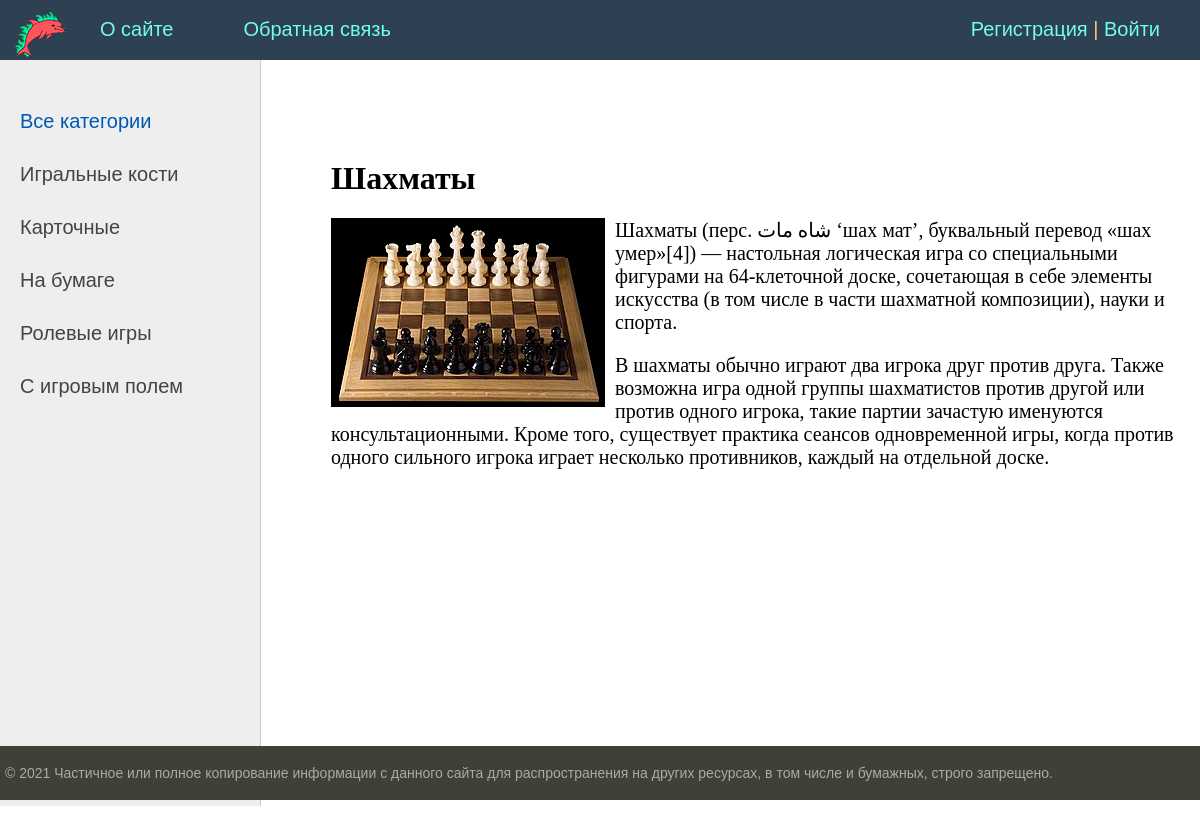
The page /post/shahmaty/ on the database its author committed.
### games/models.py (models this page shows, shortened)
class Category(models.Model):
    name = models.CharField(max_length = 100, db_index = True, verbose_name = 'Название категории')
    slug = models.SlugField(max_length = 255, unique = True, db_index = True, verbose_name = "URL")
    def get_absolute_url(self):
        return reverse('category', kwargs = {'cat_slug': self.slug})
    class Meta:
        verbose_name = 'Категория'
        verbose_name_plural = 'Категории'
        ordering = ['id']

class Games(models.Model):
    title = models.CharField(max_length = 255, verbose_name = 'Название игры')
    slug = models.SlugField(max_length = 255, unique = True, db_index = True, verbose_name = "URL")
    content = models.TextField(blank = True, verbose_name = 'Текст статьи')
    photo = models.ImageField(upload_to = "photos/%Y/%m/%d/", verbose_name = 'Фото')
    time_create = models.DateTimeField(auto_now_add = True, verbose_name = 'Время создания')
    time_update = models.DateTimeField(auto_now = True, verbose_name = 'Время обновления')
    is_published = models.BooleanField(default = True, verbose_name = 'Публикация')
    cat = models.ForeignKey('Category', on_delete = models.PROTECT, verbose_name = 'Категория')
    def __str__(self):
        return self.title
    class Meta:
        verbose_name = 'Настольные игры'
        verbose_name_plural = 'Настольные игры'
        ordering = ['id']

### games/views.py (the view)
# urls.py: path('post/<slug:post_slug>/', ShowPost.as_view(), name='post'),
class ShowPost(DataMixin, DetailView):
    model = Games
    template_name = 'games/post.html'
    slug_url_kwarg = 'post_slug'
    context_object_name = 'post'
    def get_context_data(self, *, object_list=None, **kwargs):
        context = super().get_context_data(**kwargs)
        c_def = self.get_user_context(title = context['post'])
        return dict(list(context.items()) + list(c_def.items()))

### games/utils.py (called while the page is built)
    def get_user_context(self, **kwargs):
        context = kwargs
        cats = Category.objects.annotate(Count('games'))
        user_menu = menu.copy()
        if not self.request.user.is_authenticated:
            user_menu.pop(1)
        context['menu'] = user_menu
        context['cats'] = cats
        if 'cat_selected' not in context:
            context['cat_selected'] = 0
        return context

### games/templates/games/post.html
{% extends 'games/base.html' %}
{% block content %}
<h1>{{ post.title }}</h1>
{% if post.photo %}
<p><img class="img-article-left" src="{{ post.photo.url }}"></p>
{% endif %}
{{ post.content | linebreaks }}
{% endblock %}

### games/templates/games/base.html (shortened to what this page needs)
{% load static %}
{% load games_tags %}
<!DOCTYPE html>
<html lang="en">
<head>
    <link type="text/css" href="{% static 'games/css/styles.css' %}" rel="stylesheet"/>
</head>
<body>
<table class="table-page" border=0 cellpadding="0" cellspacing="0">
    <tr>
        <td valign=top>
            {% block mainmenu %}
                <div class="header">
                    <ul id="mainmenu" class="mainmenu">
                        <li class="logo"><a href="{% url 'home' %}">
                            <div class="logo"></div>
                        </a></li>
                        {% for m in menu %}
                            <li><a href="{% url m.url_name %}">{{ m.title }}</a></li>
                        {% endfor %}
                        {% if request.user.is_authenticated %}
                            <li class="last">{{ user.username }} | <a href="{% url 'logout' %}">Выйти</a></li>
                        {% else %}
                            <li class="last"><a href="{% url 'register' %}">Регистрация</a> | <a
                                    href="{% url 'login' %}">Войти</a></li>
                        {% endif %}
                    </ul>
                </div>
            {% endblock mainmenu %}
            <table class="table-content" border=0 cellpadding="0" cellspacing="0">
                <tr>
                    <td valign="top" class="left-chapters">
                        <ul id="leftchapters">
                            {% if cat_selected == 0 %}
                                <li class="selected">Все категории</li>
                            {% else %}
                                <li><a href="{% url 'home' %}">Все категории</a></li>
                            {% endif %}
                            {% for c in cats %}
                                {% if c.games__count > 0 %}
                                    {% if c.pk == cat_selected %}
                                        <li class="selected">{{ c.name }}</li>
                                    {% else %}
                                        <li><a href="{{ c.get_absolute_url }}">{{ c.name }}</a></li>
                                    {% endif %}
                                {% endif %}
                            {% endfor %}
                        </ul>
                    </td>
                    <td valign="top" class="content">
                        <div class="content-text">
                            {% block content %}
                            {% endblock %}
                        </div>
                    </td>
                </tr>
            </table>
        </td>
    </tr>
    <tr>
        <td valign=top>
            <div id="footer">
                <p>&copy; 2021 Частичное или полное копирование информации с данного сайта для распространения на других
                    ресурсах, в том числе и бумажных, строго запрещено.</p>
            </div>
        </td>
    </tr>
</table>
</body>
</html>

### games/static/games/css/styles.css (style rules this page uses)
html, body { font-family: 'Arial'; margin: 0; padding: 0; height: 100%; width: 100%; color: #444; }
a { color: #0059b2; text-decoration: none; }
img { max-width: 600px; height: auto; }
img.img-article-left { max-width: 300px; height: auto; float: left; padding: 0 10px 10px 0; }
.table-page { width: 100%; height: 100%; vertical-align: top; }
.table-page tr { height: 100%; }
.header { background: #2d4152; height: 60px; }
.logo { background: url('../images/logo.png') no-repeat 10px 5px; width: 70px; height: 60px; }
ul.mainmenu { list-style: none; margin: 0; padding: 0; height: 60px; color: #fdc073; font-size: 20px; overflow: hidden; }
ul.mainmenu li { float: left; margin: 18px 40px 0 30px; }
ul.mainmenu li.logo { margin: 0; }
ul.mainmenu li.last { float: right; }
ul.mainmenu li a { color: #73fde4; text-decoration: none; }
.table-content { width: 100%; min-height: 100%; height: 100%; }
.left-chapters { margin: 0; background: #eee; border-right: 1px solid #ccc; min-height: 100%; }
.left-chapters ul { width: 230px; min-height: 100%; margin: 0; padding: 20px 10px 10px 20px; list-style: none; font-size: 20px; }
.left-chapters ul li { margin: 30px 0 0 0; color: #999; }
.left-chapters ul li.selected { color: #0059b2; }
.left-chapters ul li a { color: #444; text-decoration: none; }
.content { padding: 40px 20px 20px 40px; width: 100%; box-sizing: border-box; }
.content-text { margin: 60px 0 0 30px; color: #000; font-size: 20px; font-family: Yandex Sans Display Light; }
.content-text h1 { font-size: 32px; }
#footer { box-sizing: border-box; background: #3F4137; padding: 5px; color: #aaa; font-size: 14px; font-family: Verdana, Geneva, Arial, Helvetica; text-align: left; overflow: hidden; }

### rows shown on the page
Category: name "Игральные кости"
Category: name "Карточные"
Category: name "На бумаге"
Category: name "Ролевые игры"
Category: name "С игровым полем"
Games: title "Шахматы", photo (picture), content "Шахматы (перс. شاه مات ‘шах мат’, буквальный перевод «шах умер»[4]) — настольная логическая игра со специальными фигурами на 64-клеточной доске, сочетающая в себе элементы искусства (в том числе в части шахматной композиции), науки и спорта. В шахматы обычно играют два игрока друг против друга. Также возможна игра одной группы шахматистов против другой или против одного игрока, такие партии зачастую именуются консультационными. Кроме того, существует практика сеансов одновременной игры, когда против одного сильного игрока играет несколько противников, каждый на отдельной доске."

### other values the page prints
{{ m.title }} "О сайте" "Обратная связь"
